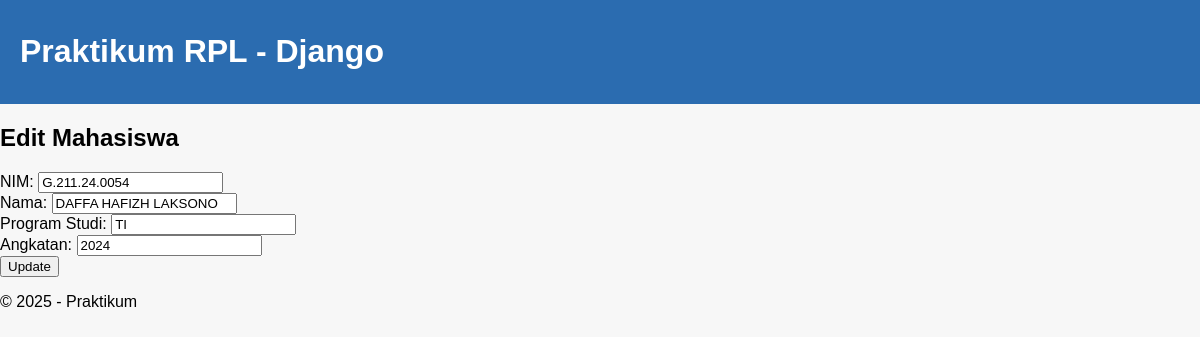
The app's page /mahasiswa/edit/4/ (signed in) with its own data.
### mahasiswa/models.py (models this page shows)
class Mahasiswa(models.Model):
    nim = models.CharField(max_length=15, unique=True)
    nama = models.CharField(max_length=100)
    programstudi = models.CharField(max_length=50)
    angkatan = models.IntegerField()

### mahasiswa/views.py (the view, shortened to what this page needs)
# urls.py: path('edit/<int:id>/', views.edit_mahasiswa, name='edit_mahasiswa'),
@login_required(login_url='/akun/login/')
def edit_mahasiswa(request, id):
    mhs = Mahasiswa.objects.get(id=id)
    return render(request, 'mahasiswa/edit.html', {'mhs': mhs})

### mahasiswa/templates/mahasiswa/edit.html (shortened to what this page needs)
{% extends 'base.html' %}
{% block content %}
<h2>Edit Mahasiswa</h2>
<form method="post">
  NIM: <input type="text" name="nim" value="{{ mhs.nim }}"><br>
  Nama: <input type="text" name="nama" value="{{ mhs.nama }}"><br>
  Program Studi: <input type="text" name="programstudi" value="{{ mhs.programstudi }}"><br>
  Angkatan: <input type="text" name="angkatan" value="{{ mhs.angkatan }}"><br>
  <button type="submit">Update</button>
</form>
{% endblock %}

### mahasiswa/static/mahasiswa/css/style.css (style rules this page uses)
body { font-family: Arial, sans-serif; margin:0; padding:0; background:#f7f7f7; }

### records on screen
Mahasiswa: nim "G.211.24.0054", nama "DAFFA HAFIZH LAKSONO", programstudi "TI", angkatan "2024"
